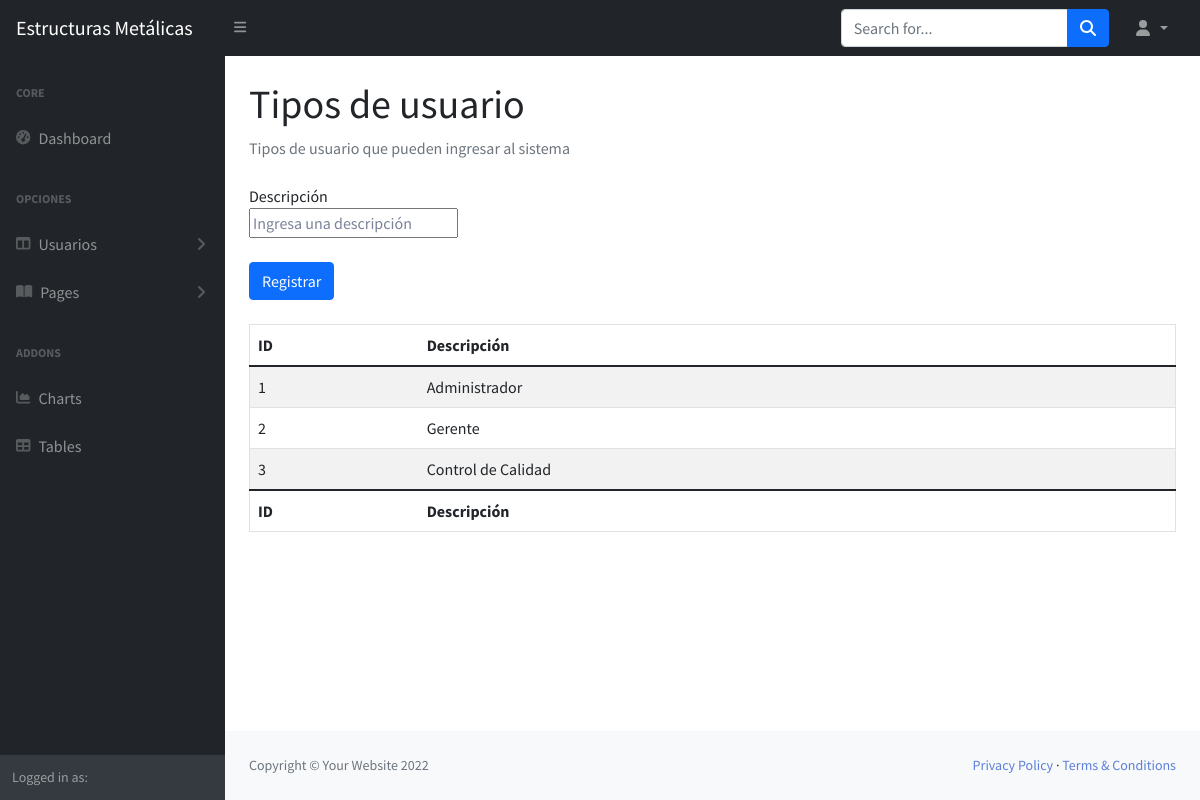
Page /dashboard/tipoDeUsuario.php on the committed database.
### tables this page shows
create table tipo_usuario(
idTipo_usr		int primary key auto_increment,
descr			varchar(25) unique
);

### php/crud/tipoUsuario.php (called while the page is built, shortened)
<?php
    require_once MODEL_PATH."conexion.php";
    class tipoUsuario{
        public function Consulta_Todos(){
            $con = new Conexion();
            $con->Conectar();
            $tabla = "tipo_usuario";
            $sql = "SELECT idTipo_usr as 'ID', descr as 'Descripcion' FROM ". $tabla. "
            order by idTipo_usr asc;";
            $result = $con->conexion->query($sql);
            if ($result->num_rows < 0) {
                return null;
            } else {
                return $result;
            }
        }
    }
?>

### php/conexion.php (called while the page is built, shortened)
<?php
class Conexion
{
    public $SQL_SERVER;
    public $SQL_USER;
    public $SQL_PASS;
    public $SQL_DB;
    function __construct()
    {
        $this->SQL_SERVER = "localhost";
        $this->SQL_USER = "root";
        $this->SQL_PASS = "";
        $this->SQL_DB = "StructuralSteel_db";
    }
    function Conectar(){
        $this->conexion = mysqli_connect(
            $this->SQL_SERVER,
            $this->SQL_USER,
            $this->SQL_PASS,
            $this->SQL_DB
        );
    }
}
?>

### dashboard/tipoDeUsuario.php (the view, shortened to what this page needs)
<!DOCTYPE html>
<html lang="en">
    <head>
        <link href="https://cdn.jsdelivr.net/npm/simple-datatables@latest/dist/style.css" rel="stylesheet" />
        <link href="css/styles.css" rel="stylesheet" />
        <link href="./css/style.css" rel="stylesheet" />
    </head>
    <body class="sb-nav-fixed">
        <nav class="sb-topnav navbar navbar-expand navbar-dark bg-dark">
            <a class="navbar-brand ps-3" href="index.php">Estructuras Metálicas</a>
            <button class="btn btn-link btn-sm order-1 order-lg-0 me-4 me-lg-0" id="sidebarToggle" href="#!"><i class="fas fa-bars"></i></button>
            <form class="d-none d-md-inline-block form-inline ms-auto me-0 me-md-3 my-2 my-md-0">
                <div class="input-group">
                    <input class="form-control" type="text" placeholder="Search for..." aria-label="Search for..." aria-describedby="btnNavbarSearch" />
                    <button class="btn btn-primary" id="btnNavbarSearch" type="button"><i class="fas fa-search"></i></button>
                </div>
            </form>
            <ul class="navbar-nav ms-auto ms-md-0 me-3 me-lg-4">
                <li class="nav-item dropdown">
                    <a class="nav-link dropdown-toggle" id="navbarDropdown" href="#" role="button" data-bs-toggle="dropdown" aria-expanded="false"><i class="fas fa-user fa-fw"></i><?php print $_SESSION['nombre']." ". $_SESSION['apellidoPat'];?></a>
                </li>
            </ul>
        </nav>
        <div id="layoutSidenav">
            <div id="layoutSidenav_nav">
                <nav class="sb-sidenav accordion sb-sidenav-dark" id="sidenavAccordion">
                    <div class="sb-sidenav-menu">
                        <div class="nav">
                            <div class="sb-sidenav-menu-heading">Core</div>
                            <a class="nav-link" href="index.php">
                                <div class="sb-nav-link-icon"><i class="fas fa-tachometer-alt"></i></div>
                                Dashboard
                            </a>
                            <div class="sb-sidenav-menu-heading">Opciones</div>
                            <a class="nav-link collapsed" href="#" data-bs-toggle="collapse" data-bs-target="#collapseLayouts" aria-expanded="false" aria-controls="collapseLayouts">
                                <div class="sb-nav-link-icon"><i class="fas fa-columns"></i></div>
                                Usuarios
                                <div class="sb-sidenav-collapse-arrow"><i class="fas fa-angle-down"></i></div>
                            </a>
                            <a class="nav-link collapsed" href="#" data-bs-toggle="collapse" data-bs-target="#collapsePages" aria-expanded="false" aria-controls="collapsePages">
                                <div class="sb-nav-link-icon"><i class="fas fa-book-open"></i></div>
                                Pages
                                <div class="sb-sidenav-collapse-arrow"><i class="fas fa-angle-down"></i></div>
                            </a>
                            <div class="sb-sidenav-menu-heading">Addons</div>
                            <a class="nav-link" href="charts.php">
                                <div class="sb-nav-link-icon"><i class="fas fa-chart-area"></i></div>
                                Charts
                            </a>
                            <a class="nav-link" href="tables.php">
                                <div class="sb-nav-link-icon"><i class="fas fa-table"></i></div>
                                Tables
                            </a>
                        </div>
                    </div>
                    <div class="sb-sidenav-footer">
                        <div class="small">Logged in as:</div>
                    </div>
                </nav>
            </div>
            <div id="layoutSidenav_content">
                <main>
                    <div class="container-fluid px-4">
                        <h1 class="mt-4">Tipos de usuario</h1>
                        <ol class="breadcrumb mb-4">
                            <li class="breadcrumb-item active">Tipos de usuario que pueden ingresar al sistema</li>
                        </ol>
                        <div class="">
                            <form action="../php/registroTipo.php" method="post" >
                                <label for="descr">Descripción</label>
                                <br>
                                <input type="text"  name="descr" id="descr" placeholder="Ingresa una descripción" maxlength="25">
                                <br><br>
                                <button type="submit" class="btn btn-primary">Registrar</button>
                            </form>
                        </div>
                        <br>
                        <?php
                            include('../php/crud/tipoUsuario.php');
                            $tipoUsr = new tipoUsuario();
                            $result = $tipoUsr->Consulta_Todos();
                            if(mysqli_num_rows($result) > 0)
                            {
                                $table = '
                                <table class="table table-striped" border=1>
                                    <thead class="thead-dark">
                                        <tr>
                                            <th scope="col"> ID </th>
                                            <th scope="col">Descripción</th>
                                        </tr>
                                    </thead>
                                    <tfoot class="thead-dark">
                                        <tr>
                                            <th scope="col"> ID </th>
                                            <th scope="col">Descripción</th>
                                        </tr>
                                    </tfoot>
                                ';
                                while($row = mysqli_fetch_array($result))
                                {
                                    $table .= '
                                            <tr>
                                                <td>'.$row["ID"].'</td>
                                                <td>'.$row["Descripcion"].'</td>
                                            </tr>
                                    ';
                                }
                                $table .= '</table>';
                                echo $table;
                            }
                        ?>
                    </div>
                </main>
                <footer class="py-4 bg-light mt-auto">
                    <div class="container-fluid px-4">
                        <div class="d-flex align-items-center justify-content-between small">
                            <div class="text-muted">Copyright &copy; Your Website 2022</div>
                            <div>
                                <a href="#">Privacy Policy</a>
                                &middot;
                                <a href="#">Terms &amp; Conditions</a>
                            </div>
                        </div>
                    </div>
                </footer>
            </div>
        </div>
    </body>
</html>

### css/style.css (style rules this page uses)
body, html { font-family: 'Source Sans Pro', sans-serif; background-color: rgb(255, 255, 255); padding: 0; margin: 0; }
a { color: #5c7fda; text-decoration: none; }

### rows in the picture
tipo_usuario: idTipo_usr "1", descr "Administrador"
tipo_usuario: idTipo_usr "2", descr "Gerente"
tipo_usuario: idTipo_usr "3", descr "Control de Calidad"
